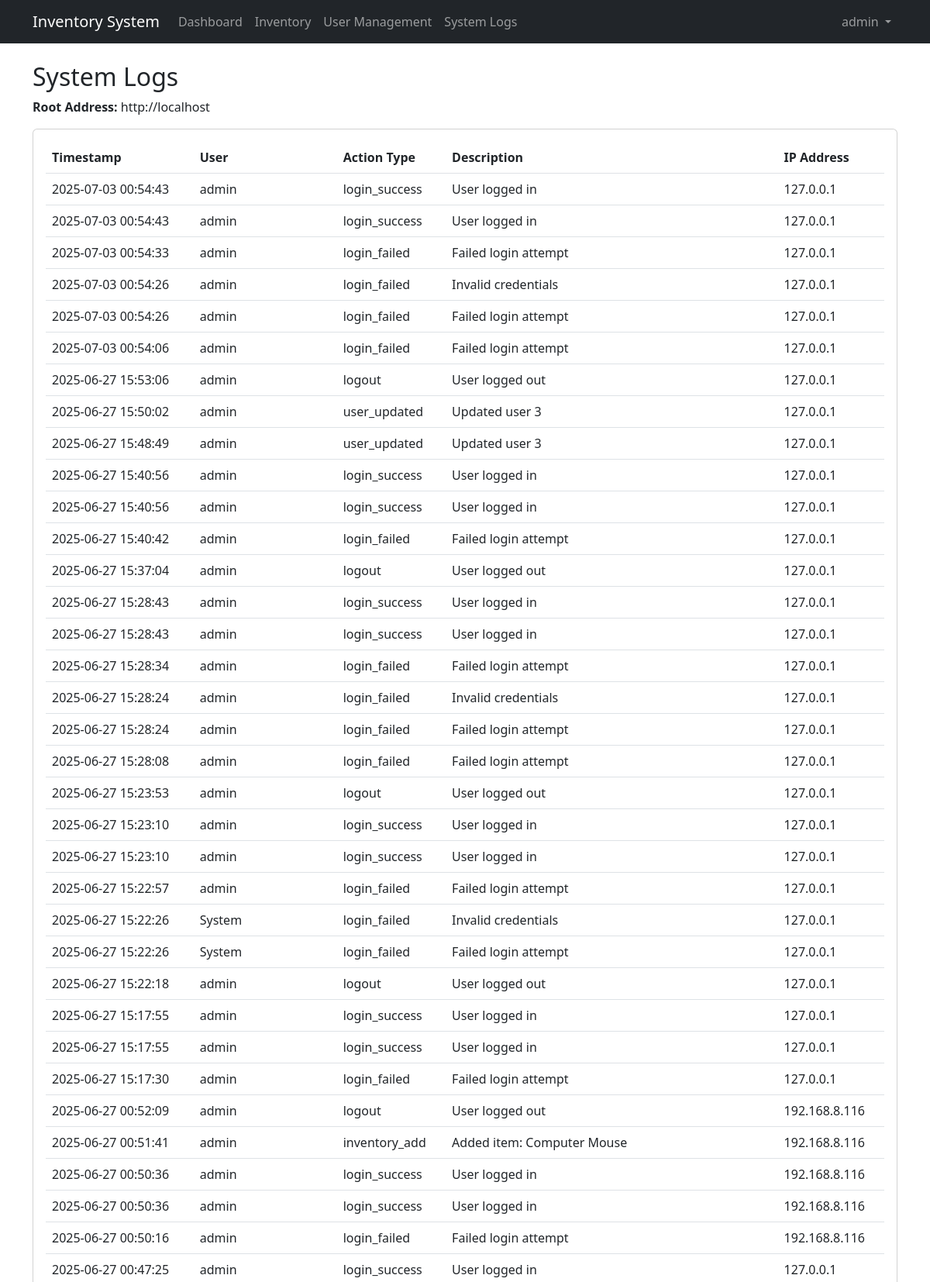
Page /logs.php (signed in, upper part) on the committed database.
### tables this page shows
CREATE TABLE `system_logs` (
  `id` int(11) NOT NULL,
  `user_id` int(11) DEFAULT NULL,
  `action_type` varchar(50) NOT NULL,
  `description` text NOT NULL,
  `ip_address` varchar(45) NOT NULL,
  `created_at` datetime DEFAULT current_timestamp()
);

CREATE TABLE `users` (
  `id` int(11) NOT NULL,
  `username` varchar(50) NOT NULL,
  `password` varchar(255) NOT NULL,
  `role` enum('admin','staff') NOT NULL,
  `is_active` tinyint(1) DEFAULT 1,
  `login_attempts` int(11) DEFAULT 0,
  `last_failed_attempt` datetime DEFAULT NULL,
  `two_factor_secret` varchar(255) DEFAULT NULL,
  `last_login` datetime DEFAULT NULL,
  `created_at` datetime DEFAULT current_timestamp(),
  `updated_at` datetime DEFAULT current_timestamp() ON UPDATE current_timestamp(),
  `disabled` tinyint(1) NOT NULL DEFAULT 0,
  `disabled_at` datetime DEFAULT NULL,
  `failed_attempts` int(11) NOT NULL DEFAULT 0,
  `lock_until` datetime DEFAULT NULL,
  `permissions` varchar(255) DEFAULT NULL
);

### logs.php (the view, shortened to what this page needs)
<?php
require_once 'middleware.php';
function get_root_address() {
    $protocol = (!empty($_SERVER['HTTPS']) && $_SERVER['HTTPS'] !== 'off') ? "https://" : "http://";
    $host = $_SERVER['HTTP_HOST'] ?? 'localhost';
    $root = rtrim(dirname($_SERVER['SCRIPT_NAME']), '/\\');
    return $protocol . $host . $root;
}
$stmt = $pdo->query("SELECT l.*, u.username FROM system_logs l LEFT JOIN users u ON l.user_id = u.id ORDER BY l.created_at DESC");
$logs = $stmt->fetchAll();
?>
<!DOCTYPE html>
<html>
<head>
    <link href="https://cdn.jsdelivr.net/npm/bootstrap@5.3.0/dist/css/bootstrap.min.css" rel="stylesheet">
</head>
<body>
    <?php include 'header.php'; ?>
    <div class="container mt-4">
        <h2>System Logs</h2>
        <p><strong>Root Address:</strong> <?= get_root_address(); ?></p>
        <div class="card">
            <div class="card-body">
                <table class="table">
                    <thead>
                        <tr>
                            <th>Timestamp</th>
                            <th>User</th>
                            <th>Action Type</th>
                            <th>Description</th>
                            <th>IP Address</th>
                        </tr>
                    </thead>
                    <tbody>
                        <?php foreach ($logs as $log): ?>
                        <tr>
                            <td><?= $log['created_at'] ?></td>
                            <td>
                                <?php
                                if ($log['username']) {
                                    echo htmlspecialchars($log['username']);
                                } elseif ($log['user_id']) {
                                    echo 'Deleted User (ID: ' . htmlspecialchars($log['user_id']) . ')';
                                } else {
                                    echo 'System';
                                }
                                ?>
                            </td>
                            <td><?= htmlspecialchars($log['action_type']) ?></td>
                            <td><?= htmlspecialchars($log['description']) ?></td>
                            <td>
                                <?php
                                echo ($log['ip_address'] === '::1') ? '127.0.0.1' : htmlspecialchars($log['ip_address']);
                                ?>
                            </td>
                        </tr>
                        <?php endforeach; ?>
                    </tbody>
                </table>
            </div>
        </div>
    </div>
</body>
</html>

### rows in the picture
system_logs: created_at "2025-07-03 00:54:43", user.username "admin", action_type "login_success", description "User logged in", ip_address "127.0.0.1"
system_logs: created_at "2025-07-03 00:54:43", user.username "admin", action_type "login_success", description "User logged in", ip_address "127.0.0.1"
system_logs: created_at "2025-07-03 00:54:33", user.username "admin", action_type "login_failed", description "Failed login attempt", ip_address "127.0.0.1"
system_logs: created_at "2025-07-03 00:54:26", user.username "admin", action_type "login_failed", description "Invalid credentials", ip_address "127.0.0.1"
system_logs: created_at "2025-07-03 00:54:26", user.username "admin", action_type "login_failed", description "Failed login attempt", ip_address "127.0.0.1"
system_logs: created_at "2025-07-03 00:54:06", user.username "admin", action_type "login_failed", description "Failed login attempt", ip_address "127.0.0.1"
system_logs: created_at "2025-06-27 15:53:06", user.username "admin", action_type "logout", description "User logged out", ip_address "127.0.0.1"
system_logs: created_at "2025-06-27 15:50:02", user.username "admin", action_type "user_updated", description "Updated user 3", ip_address "127.0.0.1"
system_logs: created_at "2025-06-27 15:48:49", user.username "admin", action_type "user_updated", description "Updated user 3", ip_address "127.0.0.1"
system_logs: created_at "2025-06-27 15:40:56", user.username "admin", action_type "login_success", description "User logged in", ip_address "127.0.0.1"
system_logs: created_at "2025-06-27 15:40:56", user.username "admin", action_type "login_success", description "User logged in", ip_address "127.0.0.1"
system_logs: created_at "2025-06-27 15:40:42", user.username "admin", action_type "login_failed", description "Failed login attempt", ip_address "127.0.0.1"
system_logs: created_at "2025-06-27 15:37:04", user.username "admin", action_type "logout", description "User logged out", ip_address "127.0.0.1"
system_logs: created_at "2025-06-27 15:28:43", user.username "admin", action_type "login_success", description "User logged in", ip_address "127.0.0.1"
system_logs: created_at "2025-06-27 15:28:43", user.username "admin", action_type "login_success", description "User logged in", ip_address "127.0.0.1"
system_logs: created_at "2025-06-27 15:28:34", user.username "admin", action_type "login_failed", description "Failed login attempt", ip_address "127.0.0.1"
system_logs: created_at "2025-06-27 15:28:24", user.username "admin", action_type "login_failed", description "Invalid credentials", ip_address "127.0.0.1"
system_logs: created_at "2025-06-27 15:28:24", user.username "admin", action_type "login_failed", description "Failed login attempt", ip_address "127.0.0.1"
system_logs: created_at "2025-06-27 15:28:08", user.username "admin", action_type "login_failed", description "Failed login attempt", ip_address "127.0.0.1"
system_logs: created_at "2025-06-27 15:23:53", user.username "admin", action_type "logout", description "User logged out", ip_address "127.0.0.1"
system_logs: created_at "2025-06-27 15:23:10", user.username "admin", action_type "login_success", description "User logged in", ip_address "127.0.0.1"
system_logs: created_at "2025-06-27 15:23:10", user.username "admin", action_type "login_success", description "User logged in", ip_address "127.0.0.1"
system_logs: created_at "2025-06-27 15:22:57", user.username "admin", action_type "login_failed", description "Failed login attempt", ip_address "127.0.0.1"
system_logs: created_at "2025-06-27 15:22:26", shows "System", action_type "login_failed", description "Invalid credentials", ip_address "127.0.0.1"
system_logs: created_at "2025-06-27 15:22:26", shows "System", action_type "login_failed", description "Failed login attempt", ip_address "127.0.0.1"
system_logs: created_at "2025-06-27 15:22:18", user.username "admin", action_type "logout", description "User logged out", ip_address "127.0.0.1"
system_logs: created_at "2025-06-27 15:17:55", user.username "admin", action_type "login_success", description "User logged in", ip_address "127.0.0.1"
system_logs: created_at "2025-06-27 15:17:55", user.username "admin", action_type "login_success", description "User logged in", ip_address "127.0.0.1"
system_logs: created_at "2025-06-27 15:17:30", user.username "admin", action_type "login_failed", description "Failed login attempt", ip_address "127.0.0.1"
system_logs: created_at "2025-06-27 00:52:09", user.username "admin", action_type "logout", description "User logged out", ip_address "192.168.8.116"
system_logs: created_at "2025-06-27 00:51:41", user.username "admin", action_type "inventory_add", description "Added item: Computer Mouse", ip_address "192.168.8.116"
system_logs: created_at "2025-06-27 00:50:36", user.username "admin", action_type "login_success", description "User logged in", ip_address "192.168.8.116"
system_logs: created_at "2025-06-27 00:50:36", user.username "admin", action_type "login_success", description "User logged in", ip_address "192.168.8.116"
system_logs: created_at "2025-06-27 00:50:16", user.username "admin", action_type "login_failed", description "Failed login attempt", ip_address "192.168.8.116"
system_logs: created_at "2025-06-27 00:47:25", user.username "admin", action_type "login_success", description "User logged in", ip_address "127.0.0.1"

### other values in the picture
$_SESSION['username'] "admin"
get_root_address() "http://localhost"
